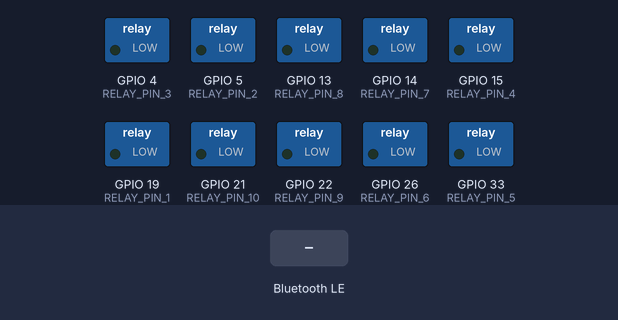
The sketch below on a simulated ESP32. Shown: switched loads named in the sketch (green lamp = pin HIGH). The inputs (shaded band) are chosen by the test bench. Nothing arrives over Bluetooth unless stated; a phone connects over Bluetooth LE 3 s after start; what the sketch prints to the serial monitor is not drawn.

Above: at 1.2 s.
1.3 s: Bluetooth LE write "R" received
At 3.09 s:
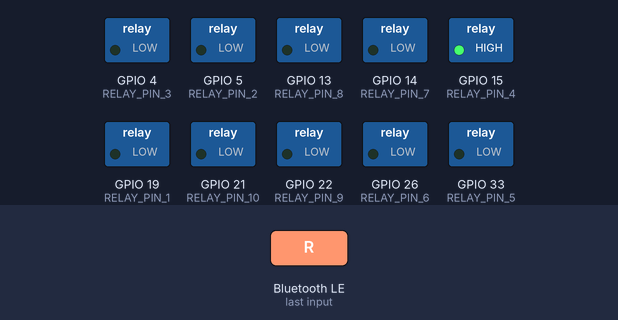
4.3 s: Bluetooth LE write "L" received
At 4.39 s:
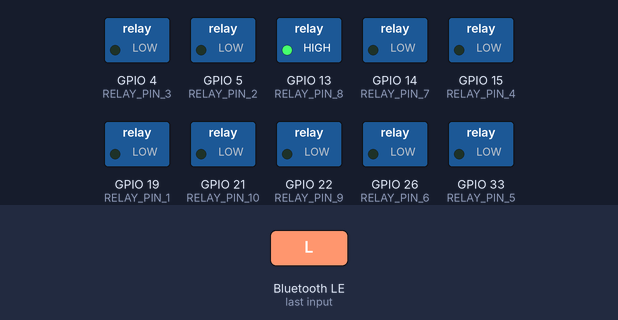
6.3 s: Bluetooth LE write "M" received
At 6.39 s:
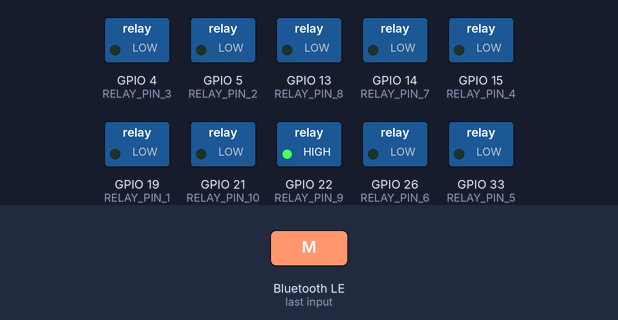
7.9 s: Bluetooth LE write "H" received
At 7.99 s:
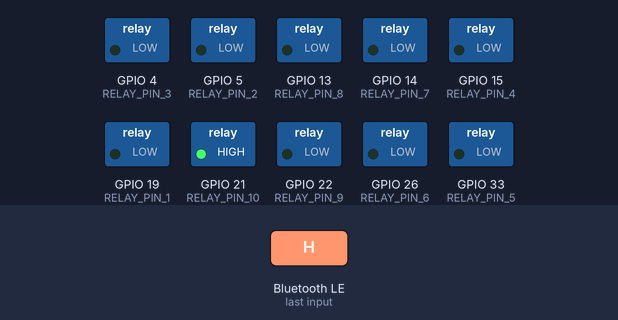
Timing chart, 0 to 10.5 s (numbered marks = the images above; inputs shaded):
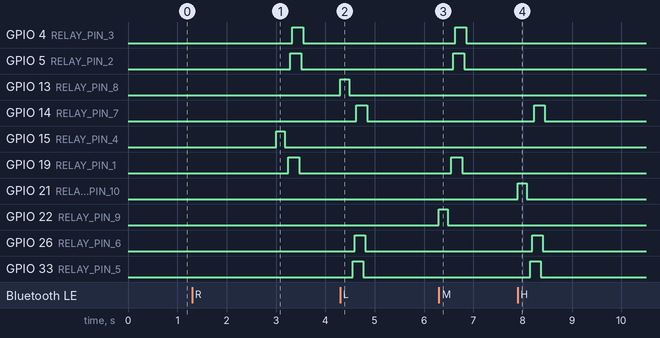

The sketch:

BLE_Syakote_Solenoid.ino
```cpp
#include <BLEDevice.h>
#include <BLEServer.h>
#include <BLEUtils.h>
#include <BLE2902.h>


// ★★★ 1. あなた専用のUUIDに置き換えてください (3台とも同じUUIDを使用) ★★★
#define SERVICE_UUID        "9012ef44-2588-4b6a-98ad-fd0f60f3d141"
#define CHARACTERISTIC_UUID "0041c94c-fe80-4009-8d95-8bf60c1b01e0"
#define COMMAND_CHARACTERISTIC_UUID "026186d9-4f21-42ef-9b94-2ffb2ead7a58" // Unity -> ESP32 (コマンド)
// ★★★ 2. このESP32の固有の名前に設定してください ("Sensor-A", "Sensor-B", "Sensor-C") ★★★
const char* DEVICE_NAME = "Syakote_Solenoid";
// --- グローバル変数 ---
BLECharacteristic *pCharacteristic;
bool deviceConnected = false;

char receivedChar;
// リレーを接続するピン番号
const int RELAY_PIN_1 = 19;
const int RELAY_PIN_2 = 5;
const int RELAY_PIN_3 = 4;
const int RELAY_PIN_4 = 15;

const int RELAY_PIN_5 = 33;
const int RELAY_PIN_6 = 26;
const int RELAY_PIN_7 = 14;
const int RELAY_PIN_8 = 13;

// 座位シャコ用ピン
const int RELAY_PIN_9 = 22;
const int RELAY_PIN_10 = 21;

int t;

// 接続/切断イベントを監視するクラス
class MyServerCallbacks: public BLEServerCallbacks {
    void onConnect(BLEServer* pServer) {
      deviceConnected = true;
      Serial.println("Device Connected");
    }

    void onDisconnect(BLEServer* pServer) {
      deviceConnected = false;
      Serial.println("Device Disconnected");
    }
};

// Unityからのコマンド受信を処理するクラス
class MyCharacteristicCallbacks: public BLECharacteristicCallbacks {
    void onWrite(BLECharacteristic *pCharacteristic) {
      // 1. データへのポインタ(getData)と長さ(getLength)を直接取得する
      uint8_t* dataPtr = pCharacteristic->getData();
      size_t length = pCharacteristic->getLength();

      // 2. 取得したポインタと長さから、安全にstd::stringを生成する
      std::string value((char*)dataPtr, length);

      if (value.length() > 0) {
        receivedChar = value[0]; // 最初の1バイトをコマンドとして受け取る
        Serial.printf("Received Command: %c\n", receivedChar);
        // ★★★ 4. ここで受信したコマンドに応じた処理を記述します ★★★
      }
    }
};


// --- 初期設定 ---
// プログラム起動時に一度だけ実行される関数
void setup() {
  // Bluetoothシリアル通信を開始 (通信速度: 115200 bps)
  Serial.begin(115200);
  // BLEデバイスを初期化 (デバイス名を設定)

  // 各ピンを出力モードに設定
  pinMode(RELAY_PIN_1, OUTPUT);
  pinMode(RELAY_PIN_2, OUTPUT);
  pinMode(RELAY_PIN_3, OUTPUT);
  pinMode(RELAY_PIN_4, OUTPUT);
  pinMode(RELAY_PIN_5, OUTPUT);
  pinMode(RELAY_PIN_6, OUTPUT);
  pinMode(RELAY_PIN_7, OUTPUT);
  pinMode(RELAY_PIN_8, OUTPUT);
  pinMode(RELAY_PIN_9, OUTPUT);
  pinMode(RELAY_PIN_10, OUTPUT);

  // リレー初期状態
  digitalWrite(RELAY_PIN_1, LOW);
  digitalWrite(RELAY_PIN_2, LOW);
  digitalWrite(RELAY_PIN_3, LOW);
  digitalWrite(RELAY_PIN_4, LOW);
  digitalWrite(RELAY_PIN_5, LOW);
  digitalWrite(RELAY_PIN_6, LOW);
  digitalWrite(RELAY_PIN_7, LOW);
  digitalWrite(RELAY_PIN_8, LOW);
  digitalWrite(RELAY_PIN_9, LOW);
  digitalWrite(RELAY_PIN_10, LOW);
  BLEDevice::init(DEVICE_NAME);

  // BLEサーバーを作成
  BLEServer *pServer = BLEDevice::createServer();
  pServer->setCallbacks(new MyServerCallbacks());

  // サービスを作成
  BLEService *pService = pServer->createService(SERVICE_UUID);

  // (1) データ送信用キャラクタリスティック (ESP32 -> Unity)
  pCharacteristic = pService->createCharacteristic(
                      CHARACTERISTIC_UUID,
                      BLECharacteristic::PROPERTY_NOTIFY
                    );
  pCharacteristic->addDescriptor(new BLE2902());

  // (2) コマンド受信用キャラクタリスティック (Unity -> ESP32)
  BLECharacteristic *pCommandCharacteristic = pService->createCharacteristic(
                                         COMMAND_CHARACTERISTIC_UUID,
                                         BLECharacteristic::PROPERTY_WRITE
                                       );
  pCommandCharacteristic->setCallbacks(new MyCharacteristicCallbacks());

  // サービスを開始
  pService->start();

  // アドバタイズ（宣伝）を開始
  BLEAdvertising *pAdvertising = BLEDevice::getAdvertising();
  pAdvertising->addServiceUUID(SERVICE_UUID);
  BLEDevice::startAdvertising();

  Serial.printf("'%s' is ready. Now advertising...\n", DEVICE_NAME);

}

// --- メインループ ---
// setup()の後、繰り返し実行される関数
void loop() {
  if(deviceConnected){
    if (receivedChar == 'R') {
      Serial.println("Rを検出。リレーシーケンスを開始します。");
      R_activateRelaySequence(40); // 左手用リレー制御の関数を呼び出す

    // 読み込んだ文字がスペース'L'だったら
    }else if (receivedChar == 'L') {
      Serial.println("Lを検出。リレーシーケンスを開始します。");
      L_activateRelaySequence(40); // 右手用リレー制御の関数を呼び出す

    // 読み込んだ文字がスペース'M'だったら
    }else if(receivedChar == 'M'){
      Serial.println("Mを検出。リレーシーケンスを開始します。");
      M_activateRelaySequence(40); // 右手座位用リレー制御の関数を呼び出す

    // 読み込んだ文字がスペース'H'だったら
    }else if(receivedChar == 'H'){
      Serial.println("Hを検出。リレーシーケンスを開始します。");
      H_activateRelaySequence(40); // 左手座位用リレー制御の関数を呼び出す
    }
  } else {
    // 切断されている場合は、アドバタイズを再開させる
    delay(500);
    BLEDevice::startAdvertising();
  }
}

// --- 右手用リレー制御シーケンスを実行する関数 ---
void R_activateRelaySequence(int t) {
  // --- リレーを順番にONにする ---
  digitalWrite(RELAY_PIN_4, HIGH); // 1つ目のリレーON
  delay(180);
  digitalWrite(RELAY_PIN_4, LOW); // リレー1をOFF (通電時間: 30+30 = 60msec)
  delay(70);
  digitalWrite(RELAY_PIN_1, HIGH); // 2つ目のリレーON
  delay(t);                     // 30ms待機
  digitalWrite(RELAY_PIN_2, HIGH); // 3つ目のリレーON
  delay(t);                     // 30ms待機
  digitalWrite(RELAY_PIN_3, HIGH); // 4つ目のリレーON
  // --- 各リレーの通電時間が200msecになるように、順番にOFFにする ---
  delay(140);
  digitalWrite(RELAY_PIN_1, LOW); // リレー2をOFF (通電時間: 30+30+140 = 200msec)
  delay(t);
  digitalWrite(RELAY_PIN_2, LOW); // リレー3をOFF (通電時間: 30+140+30 = 200msec)
  delay(t);
  digitalWrite(RELAY_PIN_3, LOW); // リレー4をOFF (通電時間: 140+30+30 = 200msec)
  Serial.println("リレーシーケンスが完了しました。");
  receivedChar = 'N';
}

// --- 左手用リレー制御シーケンスを実行する関数 ---
void L_activateRelaySequence(int t) {
  // --- リレーを順番にONにする ---
  digitalWrite(RELAY_PIN_8, HIGH); // 1つ目のリレーON
  delay(180);
  digitalWrite(RELAY_PIN_8, LOW); // リレー1をOFF (通電時間: 30+30 = 60msec)
  delay(70);
  digitalWrite(RELAY_PIN_5, HIGH); // 2つ目のリレーON
  delay(t);                     // 30ms待機
  digitalWrite(RELAY_PIN_6, HIGH); // 3つ目のリレーON
  delay(t);                     // 30ms待機
  digitalWrite(RELAY_PIN_7, HIGH); // 4つ目のリレーON
  // --- 各リレーの通電時間が200msecになるように、順番にOFFにする ---
  delay(140);
  digitalWrite(RELAY_PIN_5, LOW); // リレー2をOFF (通電時間: 30+30+140 = 200msec)
  delay(t);
  digitalWrite(RELAY_PIN_6, LOW); // リレー3をOFF (通電時間: 30+140+30 = 200msec)
  delay(t);
  digitalWrite(RELAY_PIN_7, LOW); // リレー4をOFF (通電時間: 140+30+30 = 200msec)
  Serial.println("リレーシーケンスが完了しました。");
  receivedChar = 'N';
}

// --- 右手座位用リレー制御シーケンスを実行する関数 ---
void M_activateRelaySequence(int t) {
  // --- リレーを順番にONにする ---
  digitalWrite(RELAY_PIN_9, HIGH); // 1つ目のリレーON
  delay(180);
  digitalWrite(RELAY_PIN_9, LOW); // リレー1をOFF (通電時間: 30+30 = 60msec)
  delay(70);
  digitalWrite(RELAY_PIN_1, HIGH); // 2つ目のリレーON
  delay(t);                     // 30ms待機
  digitalWrite(RELAY_PIN_2, HIGH); // 3つ目のリレーON
  delay(t);                     // 30ms待機
  digitalWrite(RELAY_PIN_3, HIGH); // 4つ目のリレーON
  // --- 各リレーの通電時間が200msecになるように、順番にOFFにする ---
  delay(140);
  digitalWrite(RELAY_PIN_1, LOW); // リレー2をOFF (通電時間: 30+30+140 = 200msec)
  delay(t);
  digitalWrite(RELAY_PIN_2, LOW); // リレー3をOFF (通電時間: 30+140+30 = 200msec)
  delay(t);
  digitalWrite(RELAY_PIN_3, LOW); // リレー4をOFF (通電時間: 140+30+30 = 200msec)
  Serial.println("リレーシーケンスが完了しました。");
  receivedChar = 'N';
}

// --- 左手座位用リレー制御シーケンスを実行する関数 ---
void H_activateRelaySequence(int t) {
  // --- リレーを順番にONにする ---
  digitalWrite(RELAY_PIN_10, HIGH); // 1つ目のリレーON
  delay(180);
  digitalWrite(RELAY_PIN_10, LOW); // リレー1をOFF (通電時間: 30+30 = 60msec)
  delay(70);
  digitalWrite(RELAY_PIN_5, HIGH); // 2つ目のリレーON
  delay(t);                     // 30ms待機
  digitalWrite(RELAY_PIN_6, HIGH); // 3つ目のリレーON
  delay(t);                     // 30ms待機
  digitalWrite(RELAY_PIN_7, HIGH); // 4つ目のリレーON
  // --- 各リレーの通電時間が200msecになるように、順番にOFFにする ---
  delay(140);
  digitalWrite(RELAY_PIN_5, LOW); // リレー2をOFF (通電時間: 30+30+140 = 200msec)
  delay(t);
  digitalWrite(RELAY_PIN_6, LOW); // リレー3をOFF (通電時間: 30+140+30 = 200msec)
  delay(t);
  digitalWrite(RELAY_PIN_7, LOW); // リレー4をOFF (通電時間: 140+30+30 = 200msec)
  Serial.println("リレーシーケンスが完了しました。");
  receivedChar = 'N';
}
```

Measured:
- after the input at 1.3 s, GPIO 4 (RELAY_PIN_3), GPIO 5 (RELAY_PIN_2), GPIO 19 (RELAY_PIN_1): LOW → HIGH after 2.0 s, → LOW 0.22 s later; GPIO 15 (RELAY_PIN_4): LOW → HIGH after 1.7 s, → LOW 0.18 s later
- after the input at 4.3 s, GPIO 13 (RELAY_PIN_8): LOW → HIGH at once, → LOW 0.18 s later; GPIO 14 (RELAY_PIN_7): LOW → HIGH after 0.33 s, → LOW 0.22 s later; GPIO 26 (RELAY_PIN_6): LOW → HIGH after 0.29 s, → LOW 0.22 s later; GPIO 33 (RELAY_PIN_5): LOW → HIGH after 0.25 s, → LOW 0.22 s later
- after the input at 6.3 s, GPIO 4 (RELAY_PIN_3): LOW → HIGH after 0.33 s, → LOW 0.22 s later; GPIO 5 (RELAY_PIN_2): LOW → HIGH after 0.29 s, → LOW 0.22 s later; GPIO 19 (RELAY_PIN_1): LOW → HIGH after 0.25 s, → LOW 0.22 s later; GPIO 22 (RELAY_PIN_9): LOW → HIGH at once, → LOW 0.18 s later
- after the input at 7.9 s, GPIO 14 (RELAY_PIN_7): LOW → HIGH after 0.33 s, → LOW 0.22 s later; GPIO 21 (RELAY_PIN_10): LOW → HIGH at once, → LOW 0.18 s later; GPIO 26 (RELAY_PIN_6): LOW → HIGH after 0.29 s, → LOW 0.22 s later; GPIO 33 (RELAY_PIN_5): LOW → HIGH after 0.25 s, → LOW 0.22 s later
